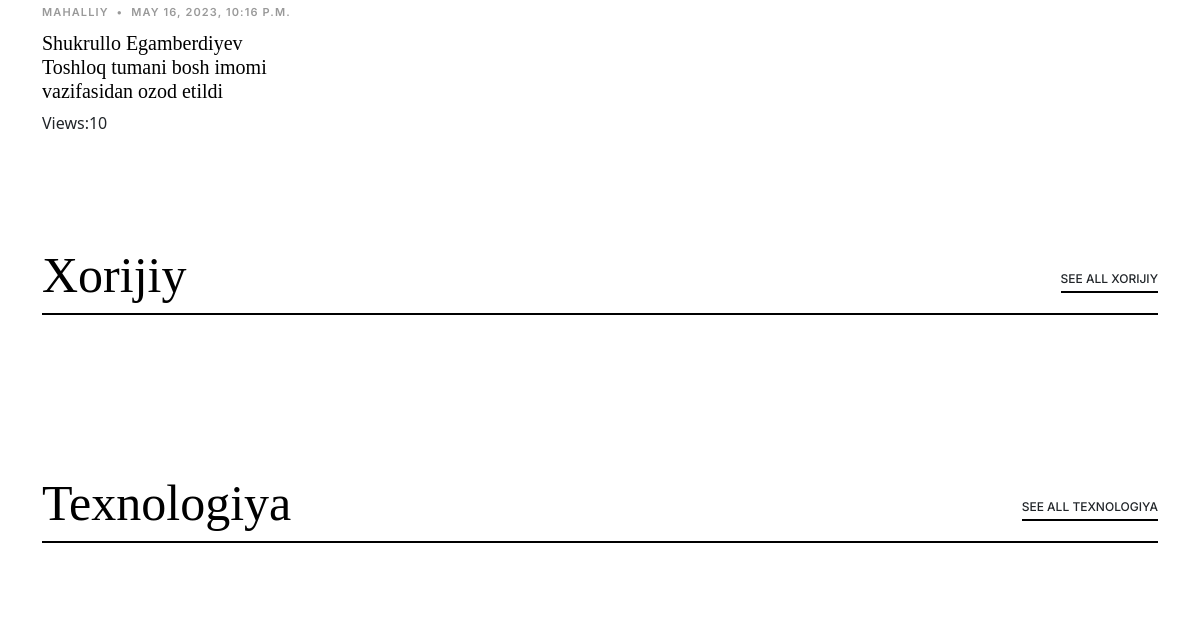
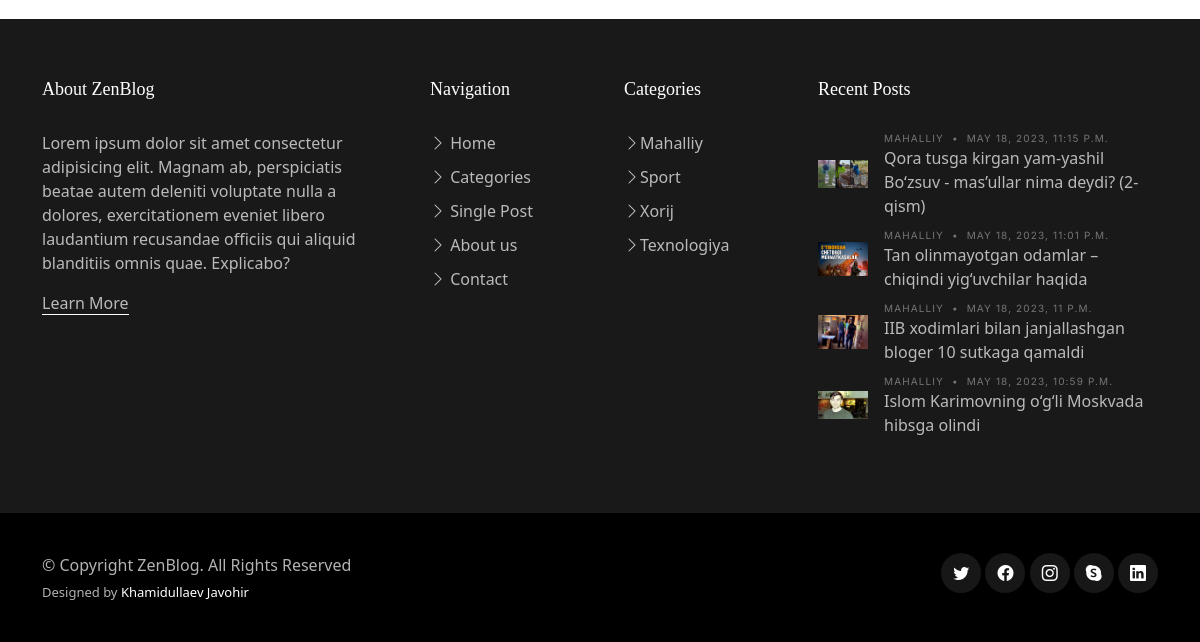
The app's page / (lower part), older data (2 pictures, top to bottom).
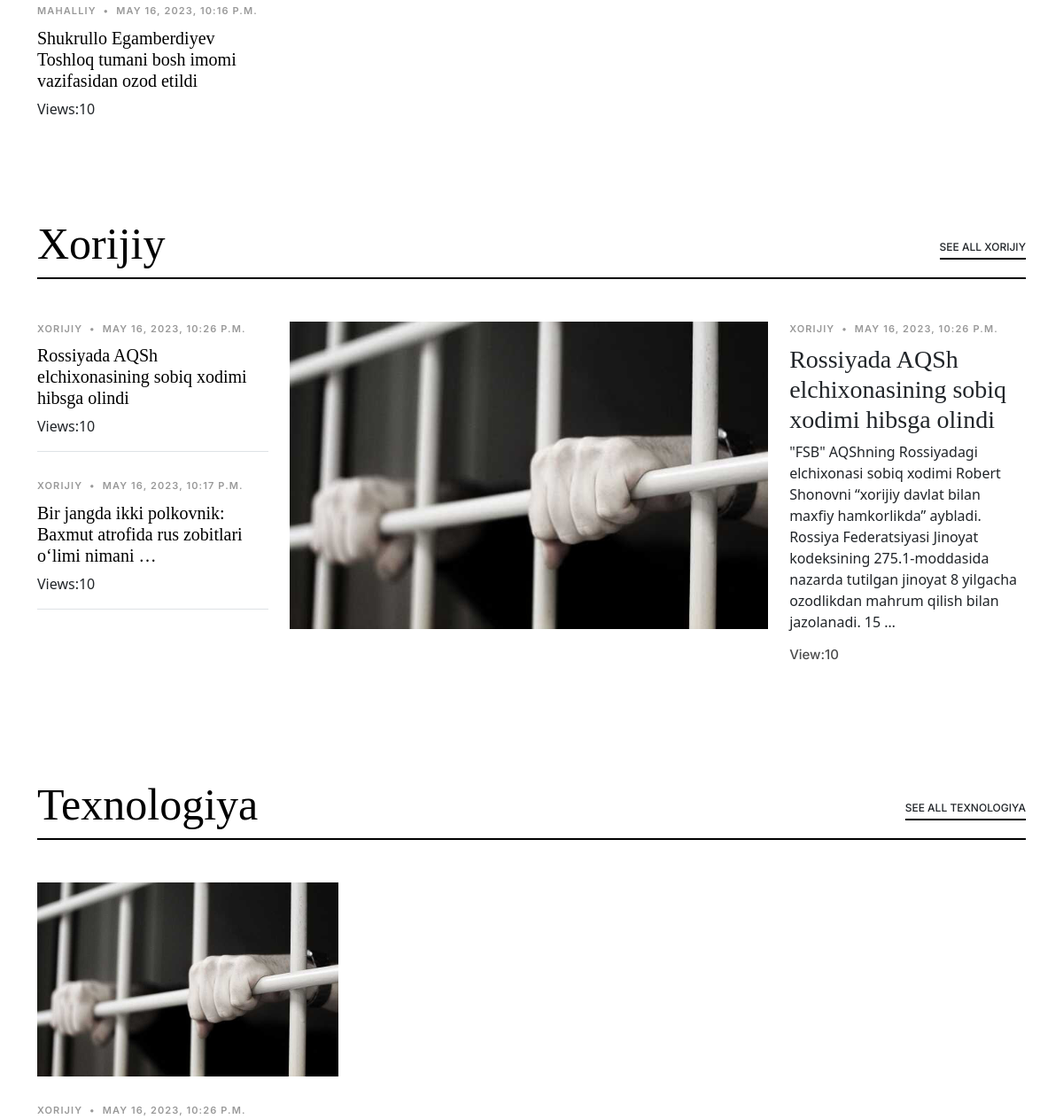
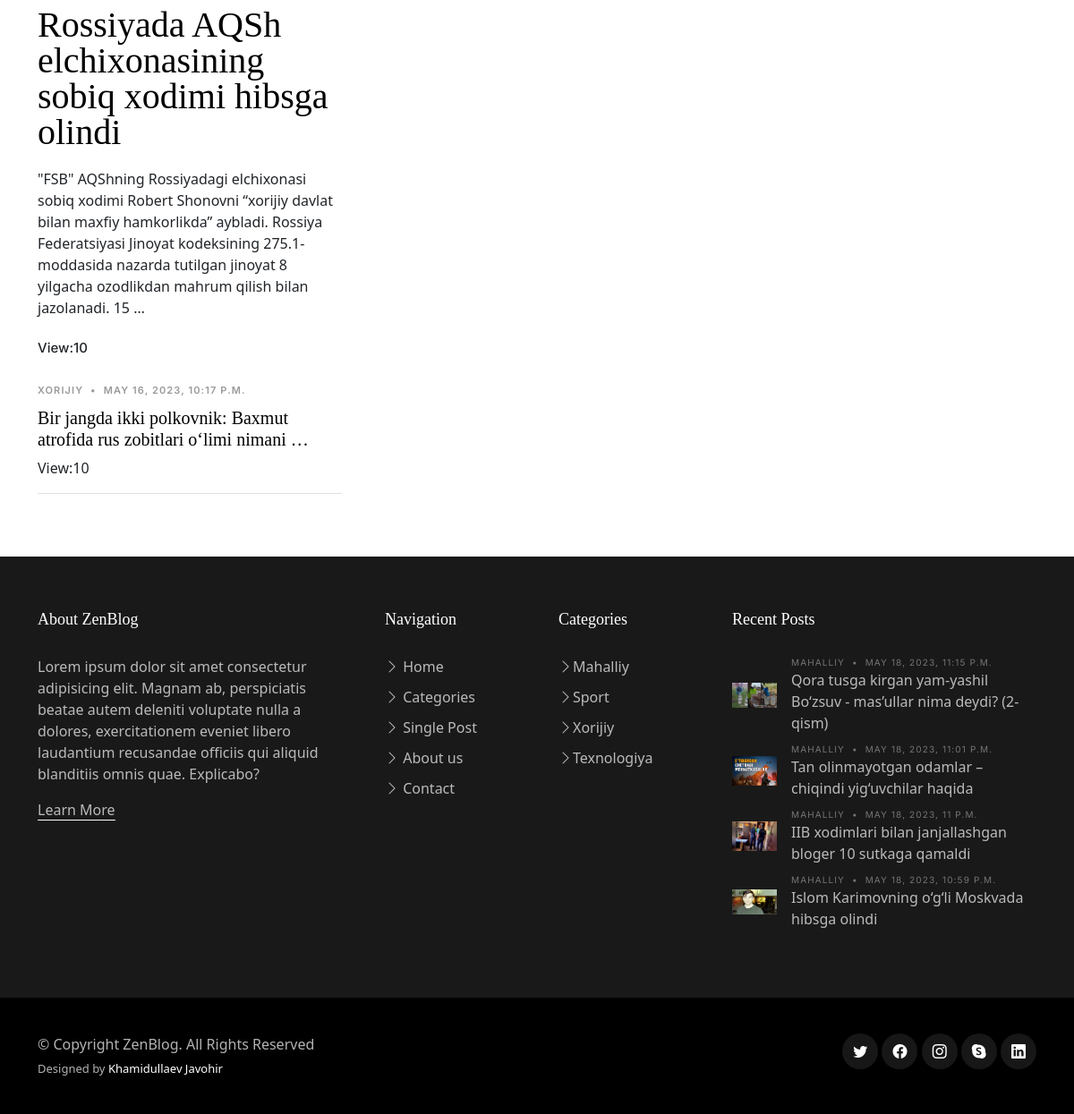
The same page, newer data (2 pictures, top to bottom).
### news_app/models.py (models this page shows, shortened)
class News(models.Model):
    class Status(models.TextChoices):
        Draft = "DF", "Draft"
        Published = "PB", "Published"
    title = models.CharField(max_length=250)
    slug = models.SlugField(max_length=250)
    body = models.TextField()
    image = models.ImageField(upload_to="news/images")
    category = models.ForeignKey(Category, on_delete=models.CASCADE)
    published_time = models.DateTimeField(default=timezone.now)
    created_time = models.DateTimeField(auto_now_add=True)
    updated_time = models.DateTimeField(auto_now=True)
    status = models.CharField(
        max_length=2, choices=Status.choices, default=Status.Draft
    )
    objects = models.Manager()  # defauld manager
    published = PublishedManager()
    class Meta:
        ordering = ["-published_time"]

class Category(models.Model):
    name = models.CharField(max_length=150)
    def __str__(self):
        return self.name

### news_app/views.py (the view)
# urls.py: path("", HomePageView.as_view(), name="home_page"),
class HomePageView(ListView):
    model = News
    template_name = "news/home.html"
    context_object_name = "news"
    def get_context_data(self, **kwargs):
        context = super().get_context_data(**kwargs)
        context["categories"] = Category.objects.all()
        context["news_list"] = News.published.all().order_by("-published_time")[:5]
        context["local_news"] = News.objects.all().filter(category__name="Mahalliy")
        context["foreign_news"] = News.objects.all().filter(category__name="Xorijiy")
        return context

### news_app/context_procesor.py (called while the page is built)
def top_news(request):
    categories = Category.objects.all()
    top_news = News.published.all().order_by("-published_time")[:4]
    context = {
        "top_news": top_news,
        "categories": categories,
    }
    return context

### news_app/models.py (called while the page is built)
    def get_queryset(self):
        return super().get_queryset().filter(status=News.Status.Published)

### templates/news/home.html (shortened to what this page needs)
{% extends 'news/base.html' %}
{% load static %}
{% block content %}
<main id="main">
  <section class="category-section">
    <div class="container" data-aos="fade-up">
      <div class="row">
        <div class="col-md-9">
          <div class="row">
            <div class="col-lg-4">
              {% for news in local_news %}
                {% if forloop.counter == 9 %}
                <div class="post-entry-1">
                  <div class="post-meta">
                    <span class="date">{{ news.category }}</span>
                    <span class="mx-1">&bullet;</span>
                    <span>{{ news.published_time }}</span></div>
                  <h2 class="mb-2">
                    <a href="{% url 'detail_page' news.pk %}">{{ news.title | truncatewords:10 }}</a>
                  </h2>
                  <span class="author mb-3 d-block">Views:10</span>
                </div>
                {% endif %}
              {% endfor %}
            </div>
          </div>
        </div>
        <div class="col-md-3">
        </div>
      </div>
    </div>
  </section>
  <section class="category-section">
    <div class="container" data-aos="fade-up">
      <div class="section-header d-flex justify-content-between align-items-center mb-5">
        <h2>Xorijiy</h2>
        <div><a href="category.html" class="more">See All Xorijiy</a></div>
      </div>
      <div class="row">
        <div class="col-md-9 order-md-2">
          <div class="d-lg-flex post-entry-2">
            {% for news in foreign_news %}
              {% if forloop.first %}
              <a href="{% url 'detail_page' news.pk %}" class="me-4 thumbnail d-inline-block mb-4 mb-lg-0">
                <img src="{{ news.image.url }}" alt="" class="img-fluid">
              </a>
              <div>
                <div class="post-meta"><span class="date">{{ news.category }}</span>
                  <span class="mx-1">&bullet;</span>
                  <span>{{ news.published_time }}</span></div>
                <h3><a href="{% url 'detail_page' news.pk %}">{{ news.title | truncatewords:13 }}</a></h3>
                <p>{{ news.body | truncatewords:30 }}</p>
                <div class="d-flex align-items-center author">
                  <div class="name">
                    <h3 class="m-0 p-0">View:10</h3>
                  </div>
                </div>
              </div>
              {% endif %}
            {% endfor %}
          </div>
        </div>
        <div class="col-md-3">
          {% for news in foreign_news %}
            {% if forloop.counter <= 6 %}
            <div class="post-entry-1 border-bottom">
              <div class="post-meta">
                <span class="date">{{ news.category }}</span>
                <span class="mx-1">&bullet;</span>
                <span>{{ news.published_time }}</span>
              </div>
              <h2 class="mb-2">
                <a href="{% url 'detail_page' news.pk %}">{{ news.title | truncatewords:10 }}</a>
              </h2>
              <span class="author mb-3 d-block">Views:10</span>
            </div>
            {% endif %}
          {% endfor %}
        </div>
      </div>
    </div>
  </section>
  <section class="category-section">
    <div class="container" data-aos="fade-up">
      <div class="section-header d-flex justify-content-between align-items-center mb-5">
        <h2>Texnologiya</h2>
        <div><a href="category.html" class="more">See All Texnologiya</a></div>
      </div>
      <div class="row g-5">
        <div class="col-lg-4">
          <div class="post-entry-1 lg">
          {% for news in foreign_news %}
            {% if forloop.first %}
            <a href="{% url 'detail_page' news.pk %}">
              <img src="{{ news.image.url }}" alt="" class="img-fluid">
            </a>
            <div class="post-meta">
              <span class="date">{{ news.category }}</span>
              <span class="mx-1">&bullet;</span>
              <span>{{ news.published_time }}</span>
            </div>
            <h2><a href="{% url 'detail_page' news.pk %}">{{ news.title | truncatewords:10 }}</a></h2>
            <p class="mb-4 d-block">{{ news.body | truncatewords:30 }}</p>
            <div class="d-flex align-items-center author">
              <div class="name">
                <h3 class="m-0 p-0">View:10</h3>
              </div>
            </div>
            {% endif %}
          {% endfor %}
          </div>
          {% for news in foreign_news %}
            {% if forloop.counter > 1 and forloop.counter < 4 %}
            <div class="post-entry-1 border-bottom">
              <div class="post-meta">
                <span class="date">{{ news.category }}</span>
                <span class="mx-1">&bullet;</span>
                <span>{{ news.published_time }}</span>
              </div>
              <h2 class="mb-2"><a href="{% url 'detail_page' news.pk %}">{{ news.title | truncatewords:10 }}</a>
              </h2>
              <span class="author mb-3 d-block">View:10</span>
            </div>
            {% endif %}
          {% endfor %}
        </div>
        <div class="col-lg-8">
          <div class="row g-5">
          </div>
        </div>
      </div>
    </div>
  </section>
</main>
{% endblock content %}

### templates/news/base.html (shortened to what this page needs)
{% load static %}
<!DOCTYPE html>
<html lang="en">
<head>
  <link href="{% static 'vendor/bootstrap/css/bootstrap.min.css' %}" rel="stylesheet">
  <link href="{% static 'vendor/bootstrap-icons/bootstrap-icons.css' %}" rel="stylesheet">
  <link href="{% static 'vendor/swiper/swiper-bundle.min.css' %}" rel="stylesheet">
  <link href="{% static 'vendor/glightbox/css/glightbox.min.css' %}" rel="stylesheet">
  <link href="{% static 'vendor/aos/aos.css' %}" rel="stylesheet">
  <link href="{% static 'css/variables.css' %}" rel="stylesheet">
  <link href="{% static 'css/main.css' %}" rel="stylesheet">
  <link href="{% static 'css/404-page.css' %}" rel="stylesheet">
</head>
<body>
  {% block content %}
  {% endblock content %}
  <footer id="footer" class="footer">
    <div class="footer-content">
      <div class="container">
        <div class="row g-5">
          <div class="col-lg-4">
            <h3 class="footer-heading">About ZenBlog</h3>
            <p>Lorem ipsum dolor sit amet consectetur adipisicing elit. Magnam ab, perspiciatis beatae autem deleniti
              voluptate nulla a dolores, exercitationem eveniet libero laudantium recusandae officiis qui aliquid
              blanditiis omnis quae. Explicabo?</p>
            <p><a href="about.html" class="footer-link-more">Learn More</a></p>
          </div>
          <div class="col-6 col-lg-2">
            <h3 class="footer-heading">Navigation</h3>
            <ul class="footer-links list-unstyled">
              <li><a href="{% url 'home_page' %}"><i class="bi bi-chevron-right"></i> Home</a></li>
              <li><a href="category.html"><i class="bi bi-chevron-right"></i> Categories</a></li>
              <li><a href="single-post.html"><i class="bi bi-chevron-right"></i> Single Post</a></li>
              <li><a href="about.html"><i class="bi bi-chevron-right"></i> About us</a></li>
              <li><a href="{% url 'contact_page' %}"><i class="bi bi-chevron-right"></i> Contact</a></li>
            </ul>
          </div>
          <div class="col-6 col-lg-2">
            <h3 class="footer-heading">Categories</h3>
            <ul class="footer-links list-unstyled">
              {% for category in categories %}
              <li><a href="category.html"><i class="bi bi-chevron-right"></i>{{ category.name }}</a></li>
              {% endfor %}
            </ul>
          </div>
          <div class="col-lg-4">
            <h3 class="footer-heading">Recent Posts</h3>
            <ul class="footer-links footer-blog-entry list-unstyled">
              {% for news in top_news %}
              <li>
                <a href="{% url 'detail_page' news.pk %}" class="d-flex align-items-center">
                  <img src="{{ news.image.url }}" alt="" class="img-fluid me-3">
                  <div>
                    <div class="post-meta d-block"><span class="date">{{ news.category }}</span> <span class="mx-1">&bullet;</span>
                      <span>{{ news.published_time }}</span>
                    </div>
                    <span>{{ news.title | truncatewords:13 }}</span>
                  </div>
                </a>
              </li>
              {% endfor %}
            </ul>
          </div>
        </div>
      </div>
    </div>
    <div class="footer-legal">
      <div class="container">
        <div class="row justify-content-between">
          <div class="col-md-6 text-center text-md-start mb-3 mb-md-0">
            <div class="copyright">
              © Copyright <strong><span>ZenBlog</span></strong>. All Rights Reserved
            </div>
            <div class="credits">
              Designed by <a href="https://github.com/Javohir-dev">Khamidullaev Javohir</a>
            </div>
          </div>
          <div class="col-md-6">
            <div class="social-links mb-3 mb-lg-0 text-center text-md-end">
              <a href="#" class="twitter"><i class="bi bi-twitter"></i></a>
              <a href="#" class="facebook"><i class="bi bi-facebook"></i></a>
              <a href="#" class="instagram"><i class="bi bi-instagram"></i></a>
              <a href="#" class="google-plus"><i class="bi bi-skype"></i></a>
              <a href="#" class="linkedin"><i class="bi bi-linkedin"></i></a>
            </div>
          </div>
        </div>
      </div>
    </div>
  </footer>
</body>
</html>

### static/css/variables.css (style rules this page uses)
:root { --font-default: 'EB Garamond', system-ui, -apple-system, "Segoe UI", Roboto, "Helvetica Neue", Arial, "Noto Sans", "Liberation Sans", sans-serif, "Apple Color Emoji", "Segoe UI Emoji", "Segoe UI Symbol", "Noto Color Emoji"; --font-primary: 'EB Garamond', serif; --font-secondary: 'Inter', sans-serif; --color-default: #212529; --color-default-rgb: 33, 37, 41; --color-links: #212529; --color-links-hover: #15171a; --color-primary: #212529; --color-primary-light: #26282c; --color-primary-dark: #0b0c0e; --color-primary-rgb: 33, 37, 41; --color-primary-light-rgb: 38, 40, 44; --color-primary-dark-rgb: 11, 12, 14; --color-secondary: #596d80; --color-secondary-light: #8498aa; --color-secondary-dark: #404f5c; --color-secondary-rgb: 89, 109, 128; --color-secondary-light-rgb: 132, 152, 170; --color-secondary-dark-rgb: 64, 79, 92; --color-blue: #0d6efd; --color-blue-rgb: 13, 110, 253; --color-indigo: #6610f2; --color-indigo-rgb: 102, 16, 242; --color-purple: #6f42c1; --color-purple-rgb: 111, 66, 193; --color-pink: #f3268c; --color-pink-rgb: 243, 38, 140; --color-red: #df1529; --color-red-rgb: 223, 21, 4; --color-orange: #fd7e14; --color-orange-rgb: 253, 126, 20; --color-yellow: #ffc107; --color-yellow-rgb: 255, 193, 7; --color-green: #059652; --color-green-rgb: 5, 150, 82; --color-teal: #20c997; --color-teal-rgb: 32, 201, 151; --color-cyan: #0dcaf0; --color-cyan-rgb: 13, 202, 240; --color-white: #ffffff; --color-white-rgb: 255, 255, 255; --color-gray: #6c757d; --color-gray-rgb: 108, 117, 125; --color-black: #000000; --color-black-rgb: 0, 0, 0; }
:root { --bs-blue: var(--color-blue); --bs-indigo: var(--color-indigo); --bs-purple: var(--color-purple); --bs-pink: var(--color-pink); --bs-red: var(--color-red); --bs-orange: var(--color-orange); --bs-yellow: var(--color-yellow); --bs-green: var(--color-green); --bs-teal: var(--color-teal); --bs-cyan: var(--color-cyan); --bs-white: var(--color-white); --bs-gray: var(--color-gray); --bs-gray-dark: #343a40; --bs-gray-100: #f8f9fa; --bs-gray-200: #e9ecef; --bs-gray-300: #dee2e6; --bs-gray-400: #ced4da; --bs-gray-500: #adb5bd; --bs-gray-600: #6c757d; --bs-gray-700: #495057; --bs-gray-800: #343a40; --bs-gray-900: #212529; --bs-primary: var(--color-blue); --bs-secondary: var(--color-blue); --bs-success: #198754; --bs-info: #0dcaf0; --bs-warning: #ffc107; --bs-danger: #dc3545; --bs-light: #f8f9fa; --bs-dark: #212529; --bs-primary-rgb: var(--color-primary-rgb); --bs-secondary-rgb: var(--color-secondary-rgb); --bs-success-rgb: 25, 135, 84; --bs-info-rgb: 13, 202, 240; --bs-warning-rgb: 255, 193, 7; --bs-danger-rgb: 220, 53, 69; --bs-light-rgb: 248, 249, 250; --bs-dark-rgb: 33, 37, 41; --bs-white-rgb: var(--color-white-rgb); --bs-black-rgb: var(--color-black-rgb); --bs-body-color-rgb: var(--color-default-rgb); --bs-body-bg-rgb: 255, 255, 255; --bs-font-sans-serif: var(--font-default); --bs-font-monospace: SFMono-Regular, Menlo, Monaco, Consolas, "Liberation Mono", "Courier New", monospace; --bs-gradient: linear-gradient(180deg, rgba(255, 255, 255, 0.15), rgba(255, 255, 255, 0)); --bs-body-font-family: var(--font-default); --bs-body-font-size: 1rem; --bs-body-font-weight: 400; --bs-body-line-height: 1.5; --bs-body-color: var(--color-default); --bs-body-bg: #fff; }

Row changes from the older to the newer data that the page shows:
now on this page (row unchanged): News: image (picture), category "XORIJIY", published_time "MAY 16, 2023, 10:26 P.M.", title "Rossiyada AQSh elchixonasining sobiq xodimi hibsga olindi", body "\"FSB\" AQShning Rossiyadagi elchixonasi sobiq xodimi Robert Shonovni “xorijiy davlat bilan maxfiy hamkorlikda” aybladi. Rossiya Federatsiyasi Jinoyat kodeksining 275.1-moddasida nazarda tutilgan jinoyat 8 yilgacha ozodlikdan mahrum qilish bilan jazolanadi. 15 …"
now on this page (row unchanged): News: category "XORIJIY", published_time "MAY 16, 2023, 10:17 P.M.", title "Bir jangda ikki polkovnik: Baxmut atrofida rus zobitlari o‘limi nimani …"
changed Category: name "Xorij" → "Xorijiy"
